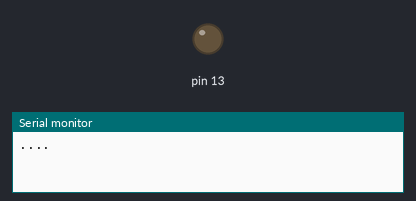
Simulated run of this sketch. Board: Arduino Uno, built with avr-gcc and run on an emulated ATmega328P. Shown: output pins drawn as LEDs (lit = HIGH), the last lines printed to the serial monitor.

Above: at 2.2 s.
At 39.8 s:
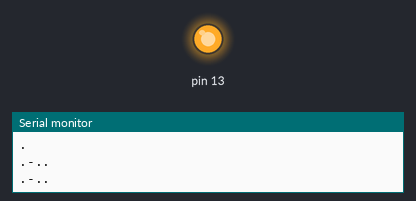
Timing chart, 0 to 41.3 s (numbered marks = the images above):
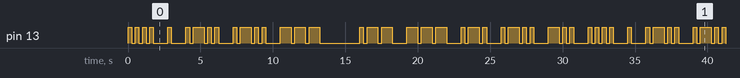

The sketch:

morse.ino
```cpp
int UNIT_TIME = 250; // 250ms
String message = "hello world"; // Mensagem
String morseTable[36] = {
  ".-",     // A
  "-...",   // B
  "-.-.",   // C
  "-..",    // D
  ".",      // E
  "..-.",   // F
  "--.",    // G
  "....",   // H
  "..",     // I
  ".---",   // J
  "-.-",    // K
  ".-..",   // L
  "--",     // M
  "-.",     // N
  "---",    // O
  ".--.",   // P
  "--.-",   // Q
  ".-.",    // R
  "...",    // S
  "-",      // T
  "..-",    // U
  "...-",   // V
  ".--",    // W
  "-..-",   // X
  "-.--",   // Y
  "--..",   // Z
  "-----",  // 0
  ".----",  // 1
  "..---",  // 2
  "...--",  // 3
  "....-",  // 4
  ".....",  // 5
  "-....",  // 6
  "--...",  // 7
  "---..",  // 8
  "----.",  // 9
};

int getMorseIndex(char c) {
  if ('0' <= c && c <= '9') {
    return 25 + (c - '0');
  } else if ('a' <= c && c <= 'z') {
    return (c - 'a');
  } else {
    return 0;
  }
}

void setup() {
  // put your setup code here, to run once:
  Serial.begin(9600);
  pinMode(13, OUTPUT);
}

int index = 0;
void loop() {
  // put your main code here, to run repeatedly:
  if (message[index] != ' ') {
    int letterIndex = getMorseIndex(message[index]);
    String morseCode = morseTable[letterIndex];
    Serial.println(morseCode);

    for (int i = 0, n = morseCode.length(); i < n; i++) {
      digitalWrite(13, HIGH);
      if (morseCode[i] == '.') {
        delay(UNIT_TIME);
      } else {
        delay(3 * UNIT_TIME);
      }
      digitalWrite(13, LOW);
      delay(UNIT_TIME);
    }

    index = (index + 1) % (message.length());
    delay(3 * UNIT_TIME);
  } else {
    delay(7 * UNIT_TIME);
    index = (index + 1) % (message.length());
  }
}
```

Measured:
- by itself, pin 13: moves between LOW and HIGH, repeating every 31.8 s
- by itself, everything shown: repeats every 31.8 s, in 64 steps
